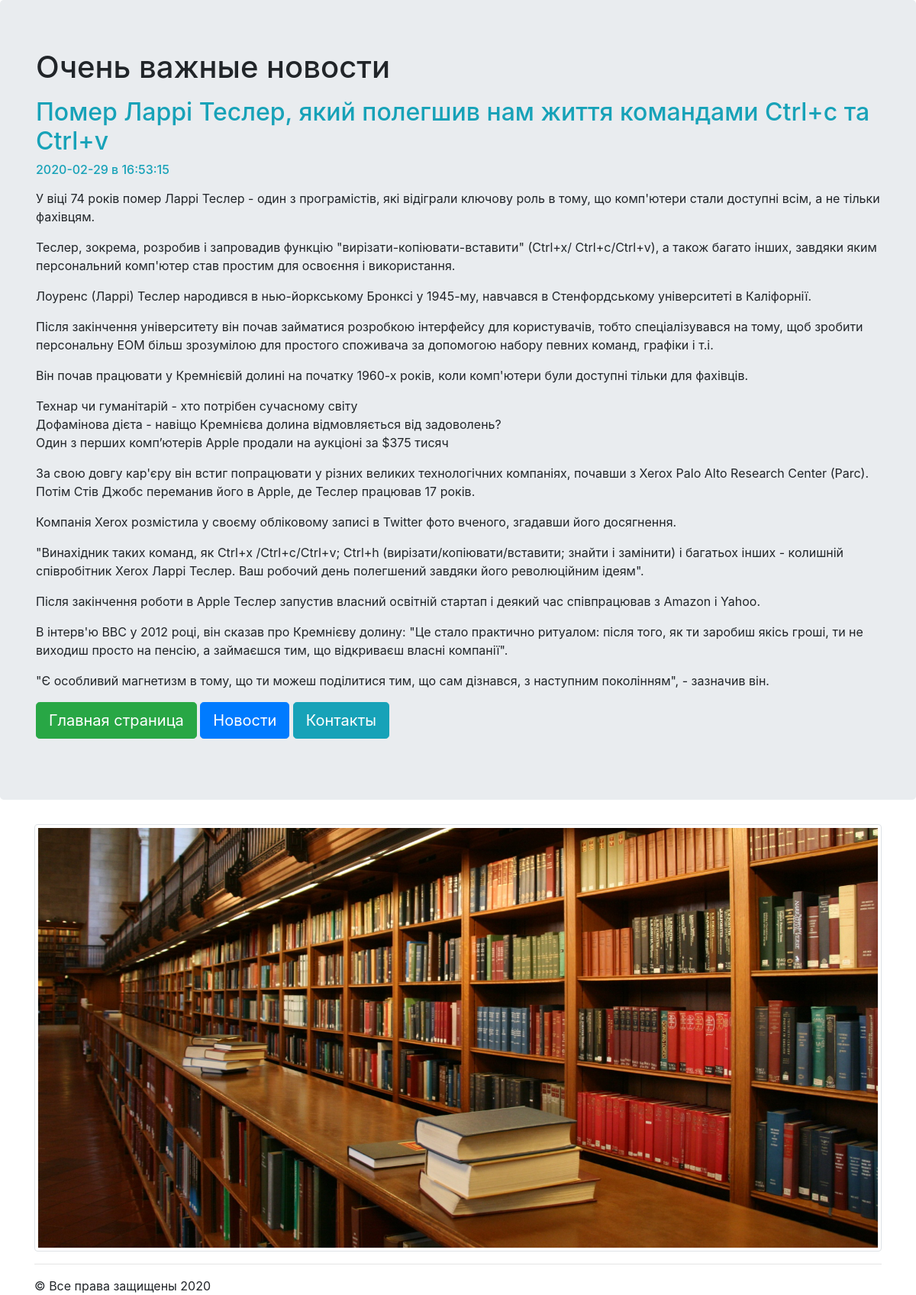
Screenshot of /news/1 with the database file from the repository.
### news/models.py (models this page shows, shortened)
class Articles(models.Model):
    title = models.CharField(max_length=256)
    post = models.TextField()
    date = models.DateTimeField()

### news/templates/news/post.html
{% extends "mainApp/wrapper.html" %}
{% block content %}
    <h2 class="text-info">{{ articles.title }}</h2>
    <h6 class="text-info">{{ articles.date|date:"Y-m-d в H:i:s"}}</h6>
    <p>{{ articles.post|safe|linebreaks }}</p>
{% endblock %}

### rows the page displays
Articles: title "Помер Ларрі Теслер, який полегшив нам життя командами Сtrl+c та Сtrl+v", date "2020-02-29 в 16:53:15", post "У віці 74 років помер Ларрі Теслер - один з програмістів, які відіграли ключову роль в тому, що комп'ютери стали доступні всім, а не тільки фахівцям. Теслер, зокрема, розробив і запровадив функцію \"вирізати-копіювати-вставити\" (Сtrl+x/ Сtrl+c/Сtrl+v), а також багато інших, завдяки яким персональний комп'ютер став простим для освоєння і використання. Лоуренс (Ларрі) Теслер народився в нью-йоркському Бронксі у 1945-му, навчався в Стенфордському університеті в Каліфорнії. Після закінчення університету він почав займатися розробкою інтерфейсу для користувачів, тобто спеціалізувався на тому, щоб зробити персональну ЕОМ більш зрозумілою для простого споживача за допомогою набору певних команд,…"
